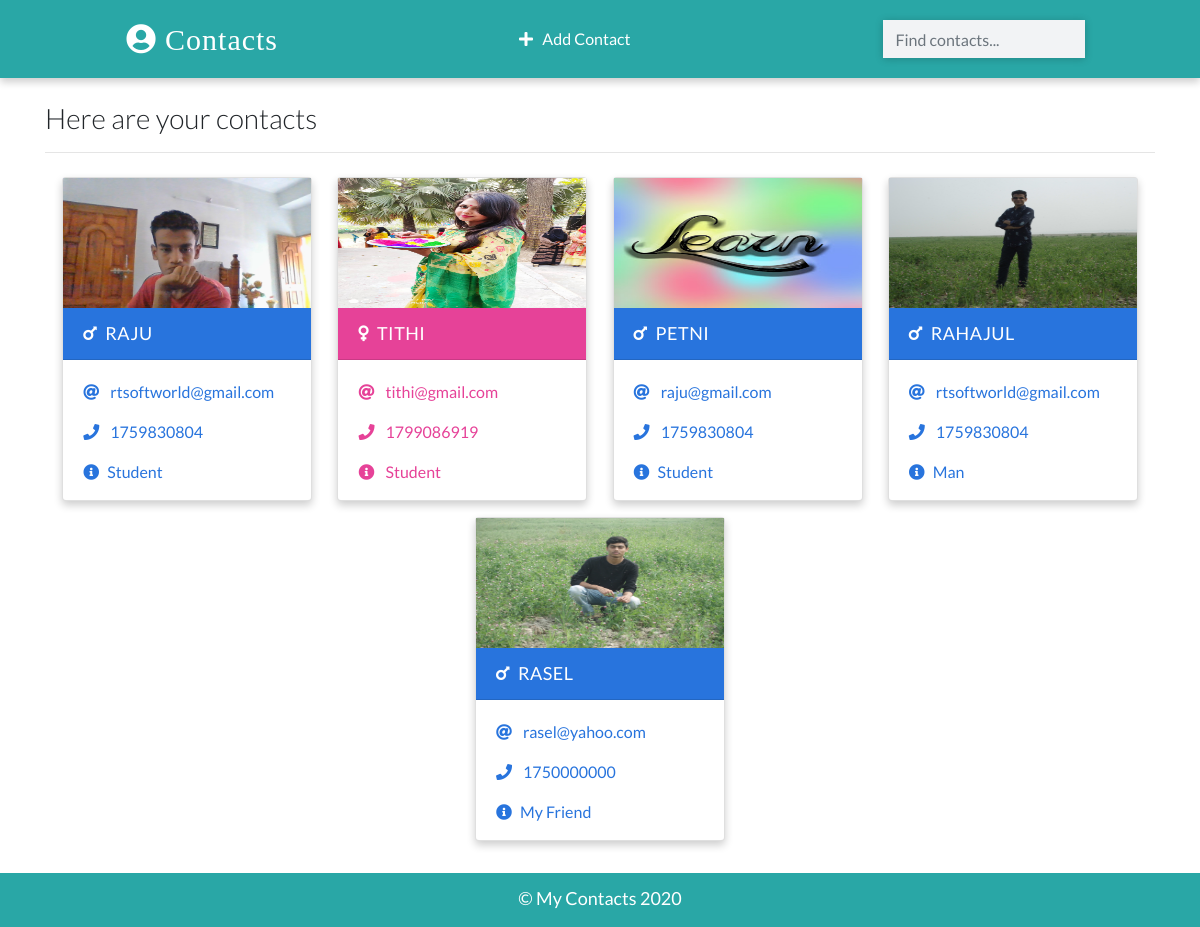
The app's page /, older data.
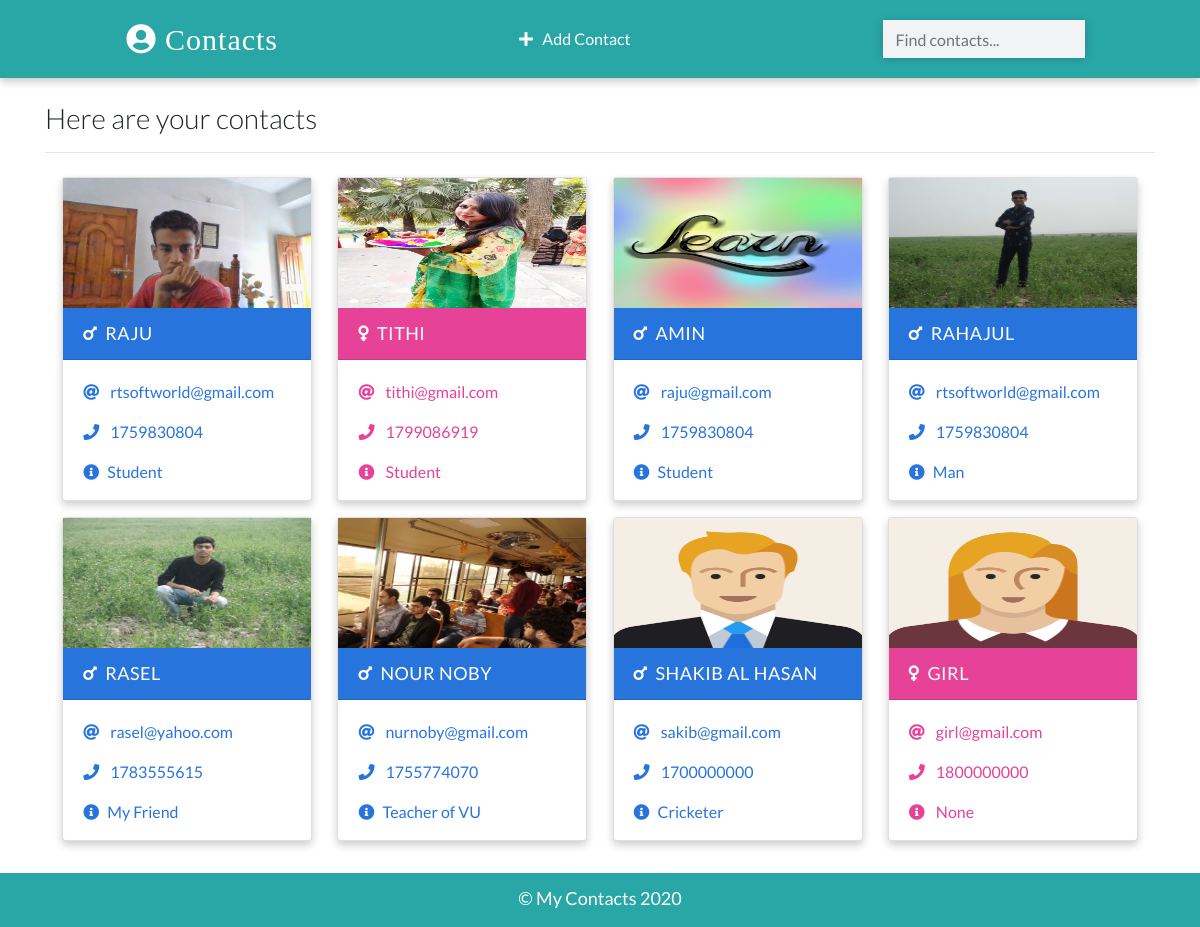
The same page, newer data.
### app/models.py (models this page shows, shortened)
class Contact (models.Model):
    name = models.CharField(max_length=20)
    email = models.EmailField(max_length=100)
    phone = models.IntegerField()
    info = models.CharField(max_length=50)
    gender = models.CharField(max_length=50,choices=(
        ('male','Male'),
        ('female','Female')
    ))
    image = models.ImageField(upload_to='images/',blank=True)
    date_added  = models.DateTimeField(default=datetime.now)

### app/views.py (the view)
# urls.py: path('', views.HomePageView.as_view(), name="home"),
class HomePageView(ListView):
    template_name = 'index.html'
    model = Contact
    context_object_name = 'contacts'

### templates/index.html (shortened to what this page needs)
{% extends 'base.html' %}
  {% load static %}
  {% block content %}
    <div class="container">
      <h3 class="heading font-weight-light">Here are your contacts</h3>
      <hr />
    </div>
    <div class="container main-part">
   {% if contacts %}
   {% for contact in contacts %}
  {% include 'partials/_card.html' %}
   {% endfor %}
   {% else %}
   <p class="d-block font-weight-light my-2 heading"> You have not save any contact yet </p>
   {% endif %}
</div>
    {% endblock content %}

### templates/base.html (shortened to what this page needs)
{% load static %}
<!DOCTYPE html>
<html lang="en">
  <head>
    <link
      rel="stylesheet"
      href="https://stackpath.bootstrapcdn.com/bootstrap/4.2.1/css/bootstrap.min.css"
    />
    <link rel="stylesheet" href="{% static './css/main.css' %}" />
    <link
      rel="stylesheet"
      href="https://use.fontawesome.com/releases/v5.6.3/css/all.css"
    />
  </head>
  <body>
    <nav>
      <a class="logo" href="{% url 'home' %}">
        <i class="fas fa-user-circle"></i>&nbsp;Contacts
      </a>
      <p class="feature-link m-0 p-0">
      <a href="{% url 'create' %}" class="mr-4 text-white">
      <i class="fas fa-plus"></i> &nbsp; Add Contact
      </a>
      </p>
      <form class="form-inline my-2" action="{% url 'search' %}" method="GET">
        <input
          class="form-control search-box"
          type="text"
          placeholder="Find contacts..."
          name="search_term"
        />
      </form>
    </nav>
    <br />
   {% block content %}
   {% endblock content %}
    <footer class="mt-4 p-2">
      <p class="text-center p-1 m-0">&copy; My Contacts 2020</p>
    </footer>
  </body>
</html>

### templates/partials/_card.html
{%load static %}
{% if contact.gender == 'male' %}
      <div class="card my-2 mx-2 boy-card {% if 'detail' in request.path %}mx-auto w-25{% endif %}">
        <img src="{% if contact.image %}
        {{contact.image.url}}
        {% else %}
        {% static 'images\boy.png' %}
        {% endif %}"
        class="img-fluid" />
        <div class="card-header">
          <a href="{%url 'detail' contact.id %}" class="text-white header-link"
            ><i class="fas fa-mars mr-2"></i>{{contact.name}}</a
          >
        </div>
        <div class="card-body pb-0">
          <p>
            <i class="fas fa-at mr-2"></i>
            <a href="mailto:{{contact.email}}">{{contact.email}}</a>
          </p>
          <p>
            <i class="fas fa-phone mr-2"></i>
            <a href="tel:{{contact.phone}}">{{contact.phone}}</a>
          </p>
          <p><i class="fas fa-info-circle mr-2"></i>{{contact.info}}</p>
        </div>
      </div>
  {% else %}
       <div class="card my-2 mx-2 girl-card">
        <img src="{% if contact.image %}
        {{contact.image.url}}
        {% else %}
        {% static 'images\girl.png' %}
        {% endif %}" class="img-fluid" />
        <div class="card-header">
          <a href="{%url 'detail' contact.id %}" class="text-white header-link"
            ><i class="fas fa-venus mr-2"></i>{{contact.name}}</a
          >
        </div>
        <div class="card-body pb-0">
          <p>
            <i class="fas fa-at mr-2"></i>
            <a href="mailto:{{contact.email}}">{{contact.email}}</a>
          </p>
          <p>
            <i class="fas fa-phone mr-2"></i>
            <a href="tel:{{contact.phone}}">{{contact.phone}}</a>
          </p>
          <p><i class="fas fa-info-circle mr-2"></i> {{contact.info}}</p>
        </div>
      </div>
  {% endif %}

### static/css/main.css (style rules this page uses)
:root { --back: #29a7a6; --girl: #e64298; --boy: #2874dd; }
body { font-family: Lato, sans-serif; }
nav { font-weight: light; display: flex; justify-content: space-around; background-color: var(--back); align-items: center; padding-top: 12px; padding-bottom: 12px; box-shadow: 0 4px 8px 0 rgba(0, 0, 0, 0.2); }
.logo { font-size: 30px; letter-spacing: 1px; color: white; padding: 2px 12px; border-radius: 8px; font-family: cursive; }
.search-box { border-radius: 0px !important; width: 250px; border: none !important; background-color: #f2f3f5 !important; box-shadow: 0 1px 8px 0 rgba(0, 0, 0, 0.2); }
.card { box-shadow: 0 4px 8px 0 rgba(0, 0, 0, 0.2); transition: 0.3s; min-width: 250px; box-sizing: border-box; }
img { height: 130px !important; }
.card-header { font-size: 18px; letter-spacing: 0.5px; text-transform: uppercase; }
.boy-card .card-header { background-color: var(--boy); }
.boy-card .card-body, .boy-card .card-body p a { color: var(--boy); }
.girl-card .card-header { background-color: var(--girl); }
.girl-card .card-body, .girl-card .card-body p a { color: var(--girl); }
.card-body p { cursor: pointer; }
.main-part { display: flex; flex-wrap: wrap; justify-content: space-evenly; }
footer { background-color: var(--back); color: white; font-size: 18px; border-bottom: 3px solid var(--back); }

Row changes from the older to the newer data that the page shows:
removed Contact: image (picture), name "PETNI", email "raju@gmail.com", phone "1759830804", info "Student"
added Contact: image (picture), name "AMIN", email "raju@gmail.com", phone "1759830804", info "Student"
changed Contact "RASEL": phone "1750000000" → "1783555615"
added Contact: image (picture), name "NOUR NOBY", email "nurnoby@gmail.com", phone "1755774070", info "Teacher of VU"
added Contact: name "SHAKIB AL HASAN", email "sakib@gmail.com", phone "1700000000", info "Cricketer"
added Contact: name "GIRL", email "girl@gmail.com", phone "1800000000", info "None"
